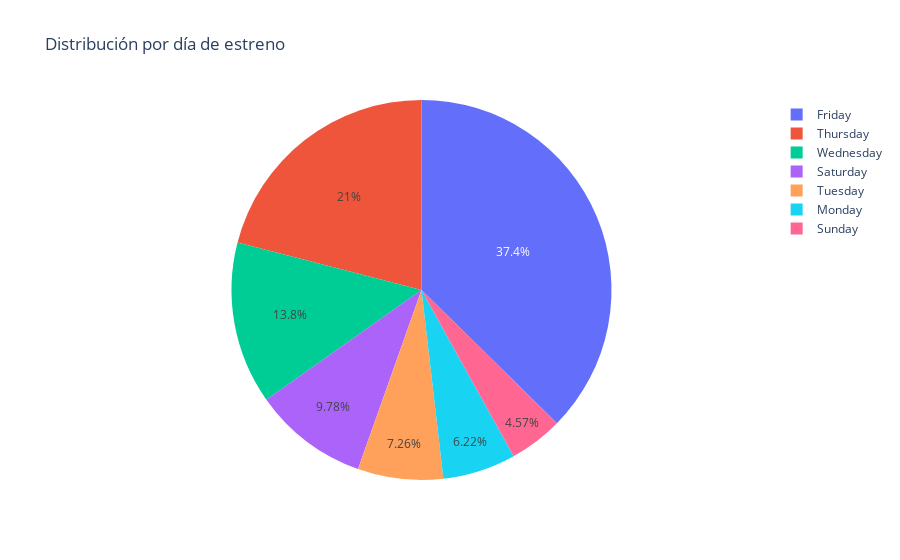

Notebook cell for this chart:
### Code cell
df_aux = df.groupby(by=["v_day_week"]).size().reset_index(name="count").sort_values(by = "count", ascending = False)
px.pie(df_aux, values='count', names='v_day_week', title='Distribución por día de estreno')

### Figure 1 — Plotly figure (JSON) as saved in the notebook; plotly's stock layout.template omitted (floating-point values rounded to 4 significant figures)
{"data": [{"domain": {"x": [0, 1], "y": [0, 1]}, "hovertemplate": "v_day_week=%{label}<br>count=%{value}<extra></extra>", "labels": ["Friday", "Thursday", "Wednesday", "Saturday", "Tuesday", "Monday", "Sunday"], "legendgroup": "", "name": "", "showlegend": true, "type": "pie", "values": [32079, 18013, 11865, 8394, 6236, 5340, 3927]}], "layout": {"legend": {"tracegroupgap": 0}, "title": {"text": "Distribución por día de estreno"}}}
